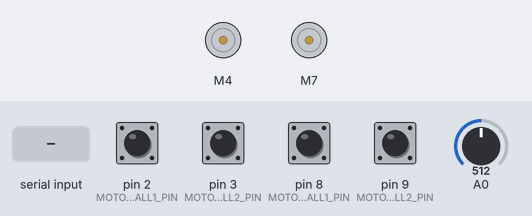
Bench run of a sketch on a simulated Arduino Uno, built with avr-gcc and run on an emulated ATmega328P. Parts: 2 × DC motor (green arrow = forward, orange = backward, longer = faster). The inputs (shaded band) are chosen by the test bench; at power-on: pin 2 (MOTOR1_HALL1_PIN), pin 3 (MOTOR1_HALL2_PIN), pin 8 (MOTOR2_HALL1_PIN), pin 9 (MOTOR2_HALL2_PIN) HIGH, A0 = 512. What the sketch prints to the serial monitor is not drawn.

Above: at 1.2 s.
1.3 s: "1\n" received over Serial
At 1.7 s:
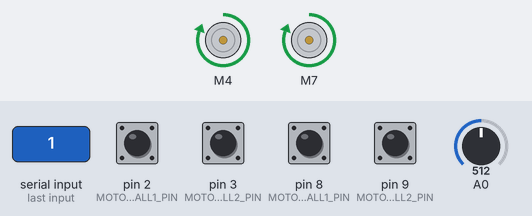
2.8 s: "200\n" received over Serial
At 3.9 s:
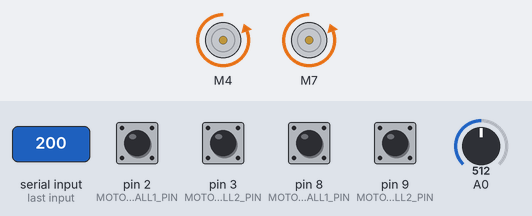
4.3 s: "1:90\n" received over Serial
At 5.0 s:
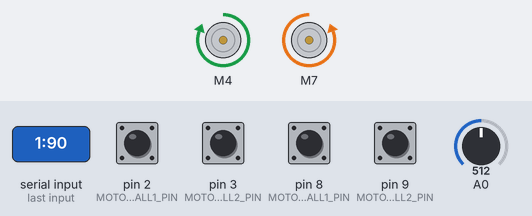
5.8 s: "2\n" received over Serial
At 6.6 s:
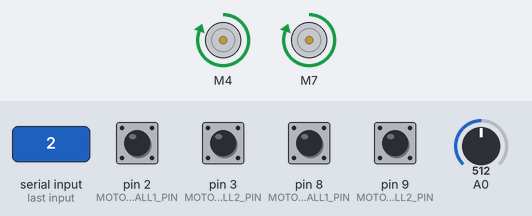
Timing chart, 0 to 8.8 s (numbered marks = the images above; inputs shaded):
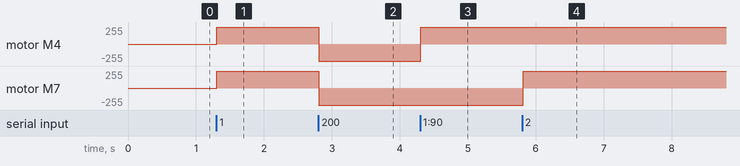

The sketch:

RobotScetch2.ino
```cpp
#include <GyverMotor2.h>
#include <EnableInterrupt.h>
#include <GyverMotor2.h>

int MOTOR1_HALL1_PIN = 2;
int MOTOR1_HALL2_PIN = 3;
int MOTOR2_HALL1_PIN = 8;
int MOTOR2_HALL2_PIN = 9;

volatile long encoder1Count = 0;
volatile long encoder2Count = 0;

float rot1 = 0;
float rot2 = 0;
float rot1Wanted = 0;
float rot2Wanted = 0;
bool move1;
bool move2;

const int PULSES_PER_REVOLUTION = 1970;

GMotor2<DRIVER2WIRE> motor1(4, 5);
GMotor2<DRIVER2WIRE> motor2(7, 6);

float P1Index = 270;
float P2Index = 270;
float MinimumSpeed1 = 100;
float MinimumSpeed2 = 100;
float voltage = 0;

void setup() {
  calVol();
  Serial.begin(9600);
  motor1.setMinDuty(70);
  motor2.setMinDuty(65);
  Serial.println("Двойной квадратурный энкодер Холла + направление");

  pinMode(MOTOR1_HALL1_PIN, INPUT_PULLUP);
  pinMode(MOTOR1_HALL2_PIN, INPUT_PULLUP);
  pinMode(MOTOR2_HALL1_PIN, INPUT_PULLUP);
  pinMode(MOTOR2_HALL2_PIN, INPUT_PULLUP);

  enableInterrupt(MOTOR1_HALL1_PIN, updateEncoder1, CHANGE);
  enableInterrupt(MOTOR1_HALL2_PIN, updateEncoder1, CHANGE);

  enableInterrupt(MOTOR2_HALL1_PIN, updateEncoder2, CHANGE);
  enableInterrupt(MOTOR2_HALL2_PIN, updateEncoder2, CHANGE);
}

void loop() {
  static unsigned long lastDisplay = 0;

  noInterrupts();
  long cnt1 = encoder1Count;
  long cnt2 = -encoder2Count;
  rot1 = float(cnt1) / PULSES_PER_REVOLUTION;
  rot2 = float(cnt2) / PULSES_PER_REVOLUTION;
  interrupts();

  Serial.println("Voltage: " + String(voltage));

  if (Serial.available()) {
    String message = Serial.readStringUntil('\n');
    // Пример команд:
    // 5.5     → оба мотора на 5.5 оборота
    // 1:3.2   → мотор 1 → 3.2 об
    // 2:-1.8  → мотор 2 → -1.8 об
    // 0       → оба стоп

    message.trim();

    if (message.indexOf(':') != -1) {
      int colonPos = message.indexOf(':');
      String motorStr = message.substring(0, colonPos);
      String revStr  = message.substring(colonPos + 1);

      int motorNum = motorStr.toInt();
      float revol = revStr.toFloat();

      if (motorNum == 1) {
        Revolution1(revol);
      } else if (motorNum == 2) {
        Revolution2(revol);
      }
    } else {
      float revol = message.toFloat();
      Revolution1(revol);
      Revolution2(revol);
    }

    calVol();
  }

  if (move1 == true) {
    float dif = abs(rot1Wanted - rot1);
    motor1.setSpeed(dif * P1Index + MinimumSpeed1);
    if ((dif * 360) < 10 || rot1 > rot1Wanted) {
      motor1.setSpeed(maxF(-rot1Wanted * 50, -255));
      delay(50);
      motor1.stop();
      move1 = false;
    }
  }

  if (move2 == true) {
    float dif = abs(rot2Wanted - rot2);
    motor2.setSpeed(dif * P2Index + MinimumSpeed2);
    if ((dif * 360) < 10 || rot2 > rot2Wanted) {
      motor2.setSpeed(maxF(-rot2Wanted * 50, -255));
      delay(50);
      motor2.stop();
      move2 = false;
    }
  }
}

void calVol () {
  voltage = analogRead(A0) / 102.4;
  MinimumSpeed1 = map(voltage, 6, 13, 120, 90);
  P1Index = map(voltage, 6, 13, 300, 210);
  MinimumSpeed2 = map(voltage, 6, 13, 115, 85);
  P2Index = map(voltage, 6, 13, 290, 200);
}

float maxF (float a, float b) {
  if (a >= b) {
    return a;
  }
  if (b > a) {
    return b;
  }
}

void Revolution1(float revolutions) {
  noInterrupts();
  encoder1Count = 0;
  interrupts();

  rot1Wanted = revolutions;

  if (revolutions < 0) {
    motor1.setSpeed(-(255 * P1Index) - MinimumSpeed1);
  } else if (revolutions > 0) {
    motor1.setSpeed(255 * P1Index + MinimumSpeed1);
  } else {
    motor1.stop();
    move1 = false;
    return;
  }

  move1 = true;
}

void Revolution2(float revolutions) {
  noInterrupts();
  encoder2Count = 0;
  interrupts();

  rot2Wanted = revolutions;

  if (revolutions < 0) {
    motor2.setSpeed(-(255 * P2Index) - MinimumSpeed2);
  } else if (revolutions > 0) {
    motor2.setSpeed(255 * P2Index + MinimumSpeed2);
  } else {
    motor2.stop();
    move2 = false;
    return;
  }

  move2 = true;
}

void checkEncoder(int motorEncPin1, int motorEncPin2, volatile long& motorCount) {
  static byte prevState = 0;
  byte A = digitalRead(motorEncPin2);
  byte B = digitalRead(motorEncPin1);

  byte currentState = (A << 1) | B;

  switch (prevState) {
    case 0b00:
      if (currentState == 0b01) motorCount++;
      if (currentState == 0b10) motorCount--;
      break;
    case 0b01:
      if (currentState == 0b11) motorCount++;
      if (currentState == 0b00) motorCount--;
      break;
    case 0b11:
      if (currentState == 0b10) motorCount++;
      if (currentState == 0b01) motorCount--;
      break;
    case 0b10:
      if (currentState == 0b00) motorCount++;
      if (currentState == 0b11) motorCount--;
      break;
  }

  prevState = currentState;
}

void updateEncoder1() {
  checkEncoder(MOTOR1_HALL1_PIN, MOTOR1_HALL2_PIN, encoder1Count);
}

void updateEncoder2() {
  checkEncoder(MOTOR2_HALL1_PIN, MOTOR2_HALL2_PIN, encoder2Count);
}
```

Measured:
- after the input at 1.3 s, motor M4, motor M7: stopped → forward 255/255 at once
- after the input at 2.8 s, motor M4, motor M7: forward 255/255 → backward 255/255 at once
- after the input at 4.3 s, motor M4: backward 255/255 → forward 255/255 at once
- after the input at 5.8 s, motor M7: backward 255/255 → forward 255/255 at once
